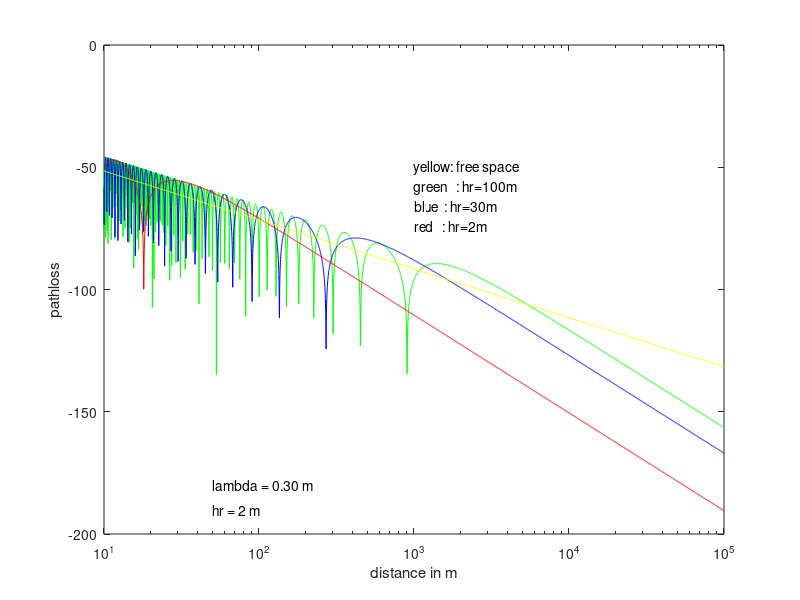

MATLAB code for this plot:
function spacesim()
lambda = 0.3324;#869.85Mhz band 
ht100=100;
ht30=30;
ht2=2;
hr=1.5;		#receiver

axis=[];
p100=[];
p30=[];
p2=[];
pfsl=[];


for i=1000:5000
 d=10^(i/1000);
 axis =[axis d]; 
 fspower  = (lambda/(4*3.1415*d))^2 ;
 power100 = fspower * 4 *(sin(2*3.1415*hr*ht100/(lambda*d)))^2;
 power30  = fspower* 4 *(sin(2*3.1415*hr*ht30/(lambda*d)))^2;
 power2   = fspower * 4 *(sin(2*3.1415*hr*ht2/(lambda*d)))^2;

 p100 =[p100, 10*log10(power100)];
 p30 =[p30, 10*log10(power30)];
 p2 =[p2, 10*log10(power2)];
 pfsl=[pfsl, 10*log10(fspower)];
end

text('FontSize',18)

semilogx(axis,p100, 'g-',axis,p30, 'b-',axis,p2, 'r-',axis,pfsl,'y-')
 
 
xlabel('distance in m');
ylabel('pathloss');
text(1000,-66,'blue  : hr=30m');
text(1000,-74,'red   : hr=2m');
text(1000,-58,'green   : hr=100m');
text(1000,-50,'yellow: free space');

text(50,-180,'lambda = 0.30 m');
text(50,-190,'hr = 2 m');
endfunction
